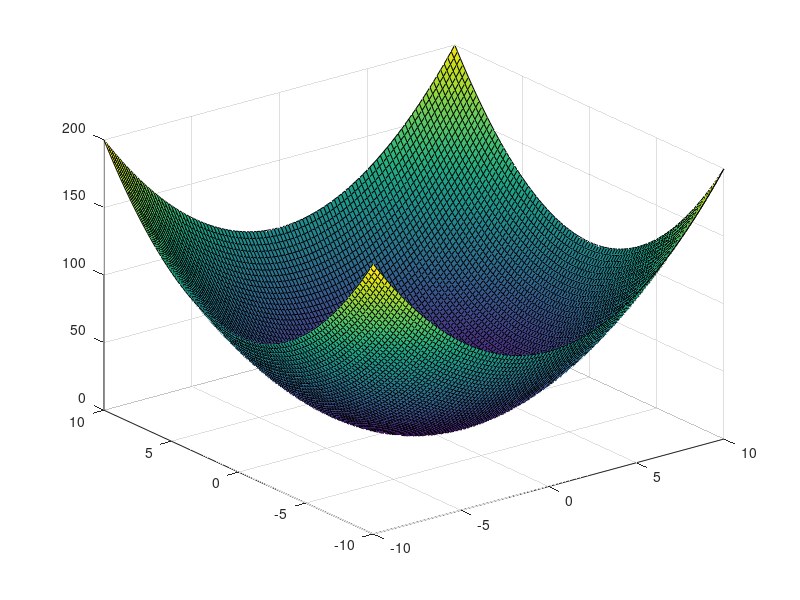
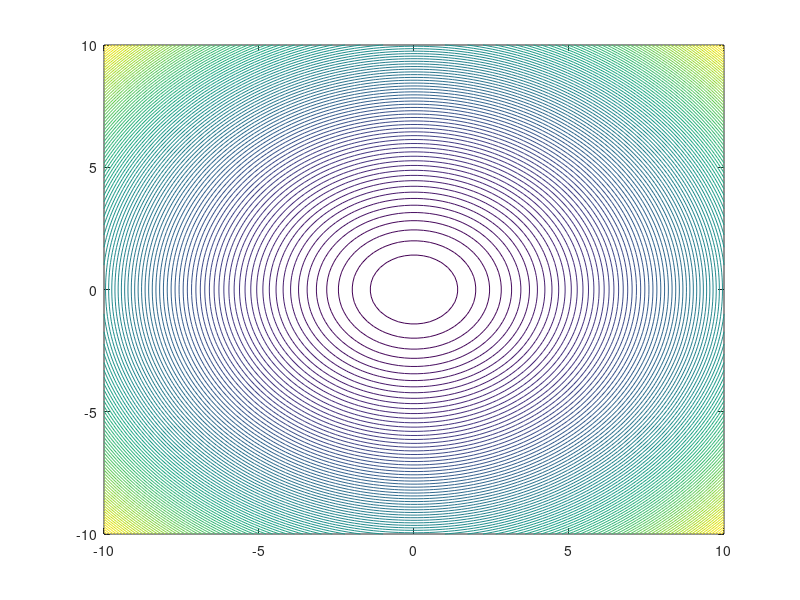
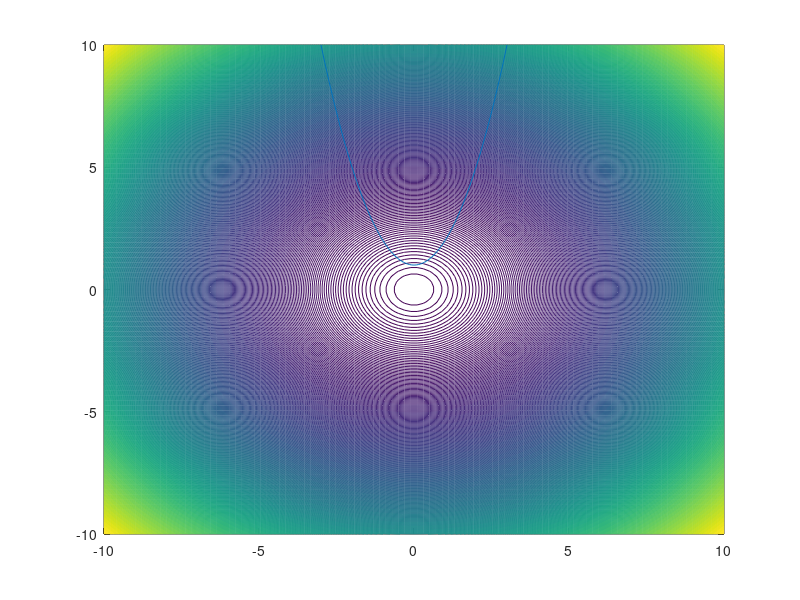

These charts were generated, in order, by the following MATLAB code:
clc; clear variables; close all;

g = @(x,y) x.^2 + y.^2;
f = @(x,y) x.^2 + 1;


x = linspace(-10,10);
y = linspace(-10,10);
[X,Y] = meshgrid(x,y);

figure()
surf(x,y,g(X,Y))

figure()
contour(x,y,g(X,Y),100);

x1 = linspace(-3,3);
figure()
contour(x,y,g(X,Y),500);
hold on
plot(x1,f(x1));

%contour(x,y, f(X,Y),100,'k-')x
%colormap(gray)
% figure()
% contour(x,y,g(X,Y))
